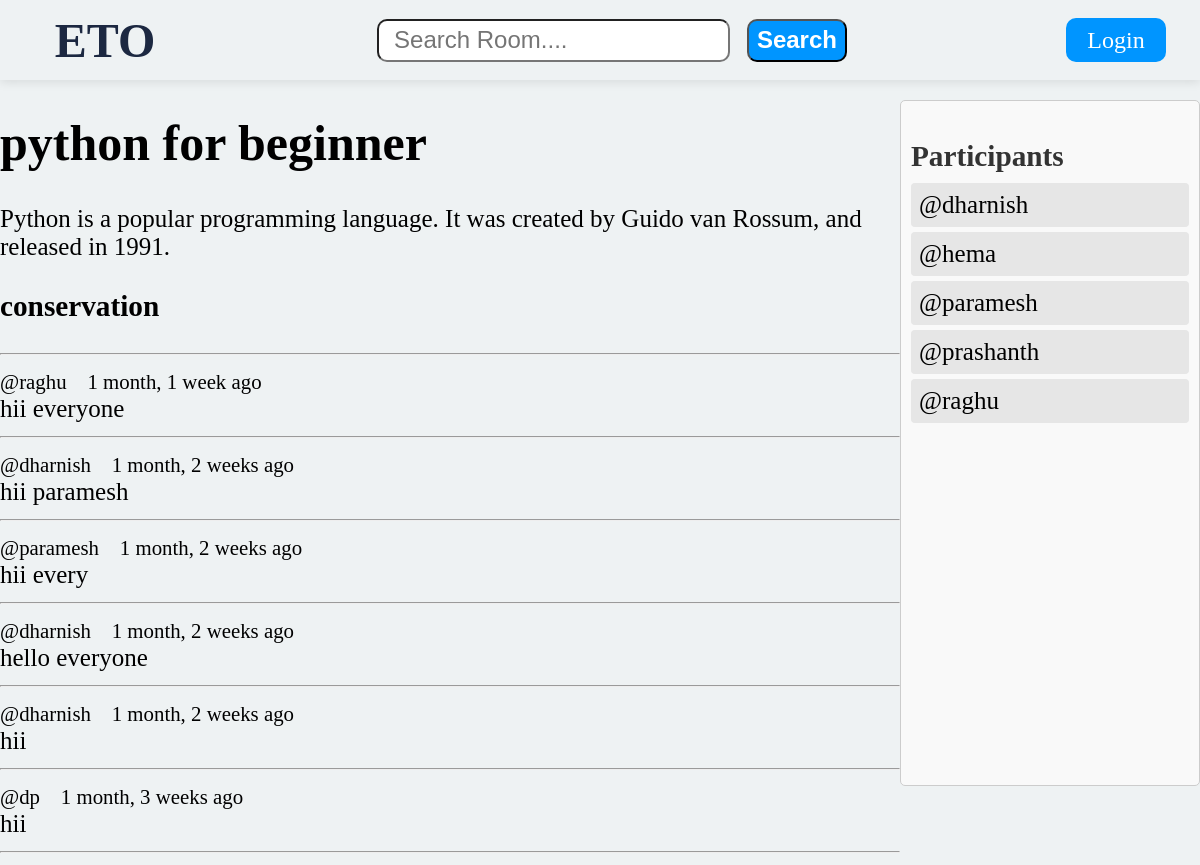
The page /room/1/ on the database its author committed.
### base/models.py (models this page shows, shortened)
class Room(models.Model):
    host = models.ForeignKey(User,on_delete=models.SET_NULL,null=True)
    topic = models.ForeignKey(Topic,on_delete=models.SET_NULL,null=True)
    name = models.CharField(max_length = 200)
    description = models.TextField(null = True)
    participants = models.ManyToManyField(User,related_name="participants",blank=True)
    updated = models.DateTimeField(auto_now = True)
    created = models.DateTimeField(auto_now_add = True)
    class Meta:
        ordering = ['-created','-updated']

class Message(models.Model):
    user = models.ForeignKey(User,on_delete=models.CASCADE)
    room = models.ForeignKey(Room,on_delete=models.CASCADE)
    body = models.TextField()
    updated = models.DateTimeField(auto_now = True)
    created = models.DateTimeField(auto_now_add = True)

### base/views.py (the view, shortened to what this page needs)
# urls.py: path('room/<str:pk>/',views.room,name='room'),
def room(request,pk):
    data = Room.objects.get(id=pk)
    participance = data.participants.all()
    message = data.message_set.all().order_by('-created')
    context = {'room':data,'loginpage':True,'message':message,'participances':participance}
    return render(request,"base/room.html",context)

### base/templates/base/room.html (shortened to what this page needs)
{% extends "main.html" %}
{% block content %}
<div class="room-container">
    <div>
        <h1>{{room.name}}</h1>
        <p>{{room.description}}</p>
        <div class="commant-wrapper">
            <h3> conservation </h3>
            <hr/>
            {% for m in message %}
                <div class="message">
                    <div>
                        <small>
                            @{{m.user}} &nbsp&nbsp {{m.created | timesince}} ago
                        </small>
                    </div>
                        <div>
                            {{m.body}}
                        </div>
                </div>
                <hr/>
            {% endfor %}
        </div>
    </div>
    <div class="participants">
        <h3> Participants </h3>
        {% for par in participances %}
            {% if par != request.user%}
            <div>@{{par.username}}</div>
            {% endif %}
        {%endfor%}
    </div>
</div>
{% endblock content%}

### static/styles/main.css (style rules this page uses)
body { margin: 0px; font-size: 25px; background-color: #eef2f3; }

### static/styles/createroom.css (style rules this page uses)
.participants { border: 1px solid #ccc; border-radius: 5px; padding: 10px; margin: 20px 0; background-color: #f9f9f9; overflow: auto; height: 83vh; }
.participants h3 { margin-bottom: 10px; color: #333; }
.participants div { margin-bottom: 5px; padding: 8px; background-color: #e6e6e6; border-radius: 4px; }

### base/templates/base/room.html (style rules this page uses)
.room-container { display:grid; grid-template-columns: 3fr 1fr; }

### rows shown on the page
Room: name "python for beginner", description "Python is a popular programming language. It was created by Guido van Rossum, and released in 1991."
Message: user "raghu", created "1 month, 1 week", body "hii everyone"
Message: user "dharnish", created "1 month, 2 weeks", body "hii paramesh"
Message: user "paramesh", created "1 month, 2 weeks", body "hii every"
Message: user "dharnish", created "1 month, 2 weeks", body "hello everyone"
Message: user "dharnish", created "1 month, 2 weeks", body "hii"
Message: user "dp", created "1 month, 3 weeks", body "hii"

### other values the page prints
{{ par.username }} "dharnish"
{{ par.username }} "hema"
{{ par.username }} "paramesh"
{{ par.username }} "prashanth"
{{ par.username }} "raghu"
